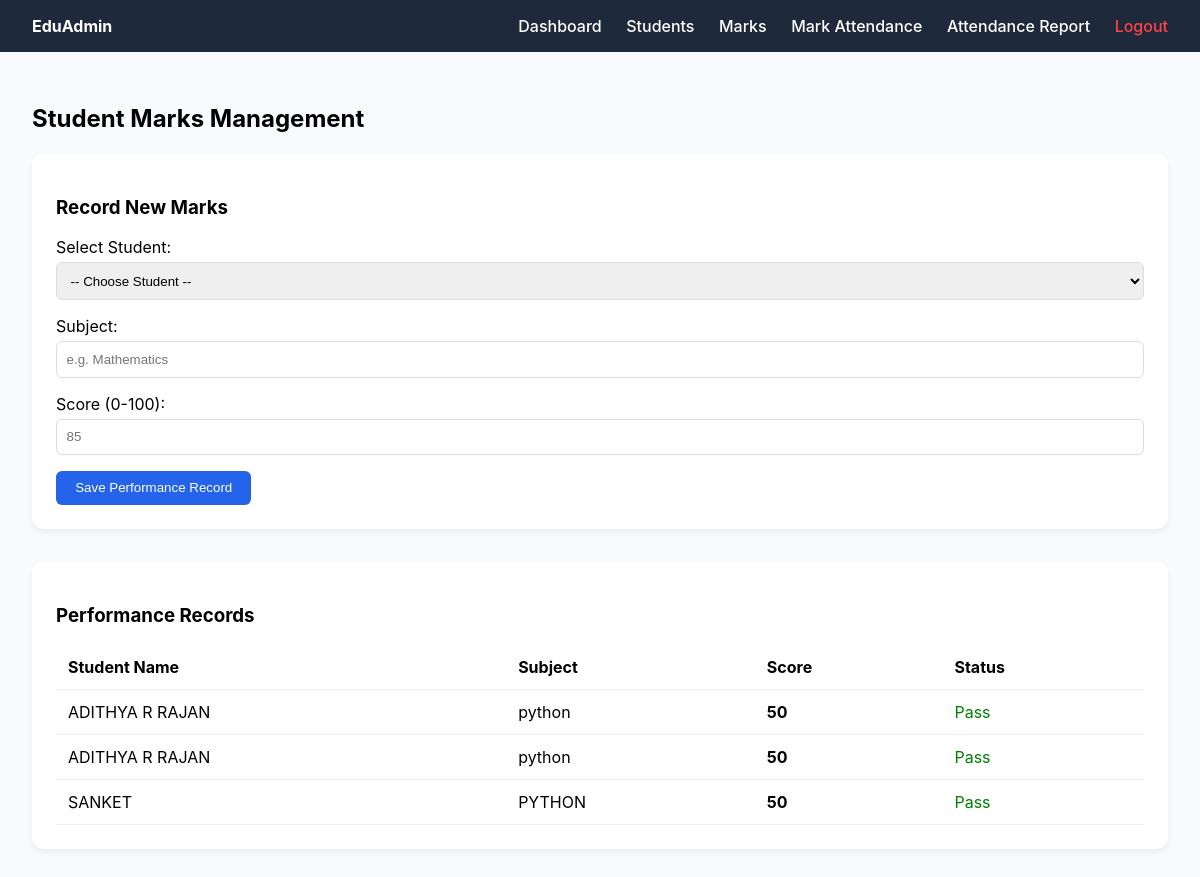
The app's page /marks (signed in) with its own data.
### tables this page shows
CREATE TABLE marks (
    id INTEGER PRIMARY KEY AUTOINCREMENT,
    student_id INTEGER,
    subject TEXT NOT NULL,
    score INTEGER,
    FOREIGN KEY (student_id) REFERENCES students (id)
);

CREATE TABLE students (
    id INTEGER PRIMARY KEY AUTOINCREMENT,
    name TEXT NOT NULL,
    roll_no TEXT UNIQUE NOT NULL,
    class_name TEXT NOT NULL
);

### app.py (the view)
@app.route('/marks', methods=['GET', 'POST'])
def marks():
    if 'user' not in session:
        return redirect(url_for('login'))
    db = get_db()
    if request.method == 'POST':
        db.execute('INSERT INTO marks (student_id, subject, score) VALUES (?, ?, ?)',
                   (request.form['student_id'], request.form['subject'], request.form['score']))
        db.commit()
        flash('Marks saved!', 'success')
    students_list = db.execute('SELECT * FROM students').fetchall()
    marks_list = db.execute('''
        SELECT s.name, m.subject, m.score FROM marks m
        JOIN students s ON s.id = m.student_id
    ''').fetchall()
    db.close()
    return render_template('marks.html', students=students_list, marks_list=marks_list)

### app.py (called while the page is built)
def get_db():
    conn = sqlite3.connect(DB_PATH)
    conn.row_factory = sqlite3.Row
    return conn

### templates/marks.html (shortened to what this page needs)
{% extends "layout.html" %}
{% block content %}
<div class="marks-page">
    <h2>Student Marks Management</h2>
    <div class="card">
        <h3>Record New Marks</h3>
        <form method="POST" action="/marks">
            <div class="form-group">
                <label>Select Student:</label>
                <select name="student_id" required>
                    <option value="" disabled selected>-- Choose Student --</option>
                </select>
            </div>
            <div class="form-group">
                <label>Subject:</label>
                <input type="text" name="subject" placeholder="e.g. Mathematics" required>
            </div>
            <div class="form-group">
                <label>Score (0-100):</label>
                <input type="number" name="score" min="0" max="100" placeholder="85" required>
            </div>
            <button type="submit" class="btn">Save Performance Record</button>
        </form>
    </div>
    <div class="card" style="margin-top: 20px;">
        <h3>Performance Records</h3>
        {% if marks_list %}
        <table>
            <thead>
                <tr>
                    <th>Student Name</th>
                    <th>Subject</th>
                    <th>Score</th>
                    <th>Status</th>
                </tr>
            </thead>
            <tbody>
                {% for m in marks_list %}
                <tr>
                    <td>{{ m.name }}</td>
                    <td>{{ m.subject }}</td>
                    <td><strong>{{ m.score }}</strong></td>
                    <td>
                        {% if m.score >= 40 %}
                        <span style="color: green;">Pass</span>
                        {% else %}
                        <span style="color: red;">Fail</span>
                        {% endif %}
                    </td>
                </tr>
                {% endfor %}
            </tbody>
        </table>
        {% else %}
        <p>No marks recorded yet.</p>
        {% endif %}
    </div>
</div>
{% endblock %}

### templates/layout.html (shortened to what this page needs)
<!DOCTYPE html>
<html>
<head>
    <link rel="stylesheet" href="{{ url_for('static', filename='css/style.css') }}">
</head>
<body>
    <nav class="navbar">
        <div class="logo"><strong>EduAdmin</strong></div>
        <div class="nav-links">
            <a href="/dashboard">Dashboard</a>
            <a href="/students">Students</a>
            <a href="/marks">Marks</a>
            <a href="/attendance">Mark Attendance</a>
            <a href="/attendance/report">Attendance Report</a>
            <a href="/logout" style="color: #ff4444;">Logout</a>
        </div>
    </nav>
    <div class="container">
        {% block content %}{% endblock %}
    </div>
</body>
</html>

### static/css/style.css (style rules this page uses)
:root { --primary: #2563eb; --dark: #1e293b; --light: #f8fafc; --success: #22c55e; }
body { font-family: 'Inter', sans-serif; background: var(--light); margin: 0; display: flex; flex-direction: column; height: 100vh; }
.navbar { background: var(--dark); color: white; padding: 1rem 2rem; display: flex; justify-content: space-between; align-items: center; }
.nav-links a { color: white; text-decoration: none; margin-left: 20px; font-weight: 500; }
.container { padding: 2rem; max-width: 1200px; margin: 0 auto; width: 100%; box-sizing: border-box; }
.card { background: white; padding: 1.5rem; border-radius: 12px; box-shadow: 0 4px 6px rgba(0,0,0,0.05); margin-bottom: 2rem; }
.btn { background: var(--primary); color: white; padding: 0.6rem 1.2rem; border: none; border-radius: 6px; cursor: pointer; }
.form-group { margin-bottom: 1rem; display: flex; flex-direction: column; }
input, select { padding: 0.6rem; border: 1px solid #ddd; border-radius: 6px; margin-top: 5px; }
table { width: 100%; border-collapse: collapse; margin-top: 1rem; }
th, td { padding: 12px; border-bottom: 1px solid #eee; text-align: left; }

### records on screen
marks: name "ADITHYA R RAJAN", subject "python", score "50", shows "Pass"
marks: name "ADITHYA R RAJAN", subject "python", score "50", shows "Pass"
marks: name "SANKET", subject "PYTHON", score "50", shows "Pass"
